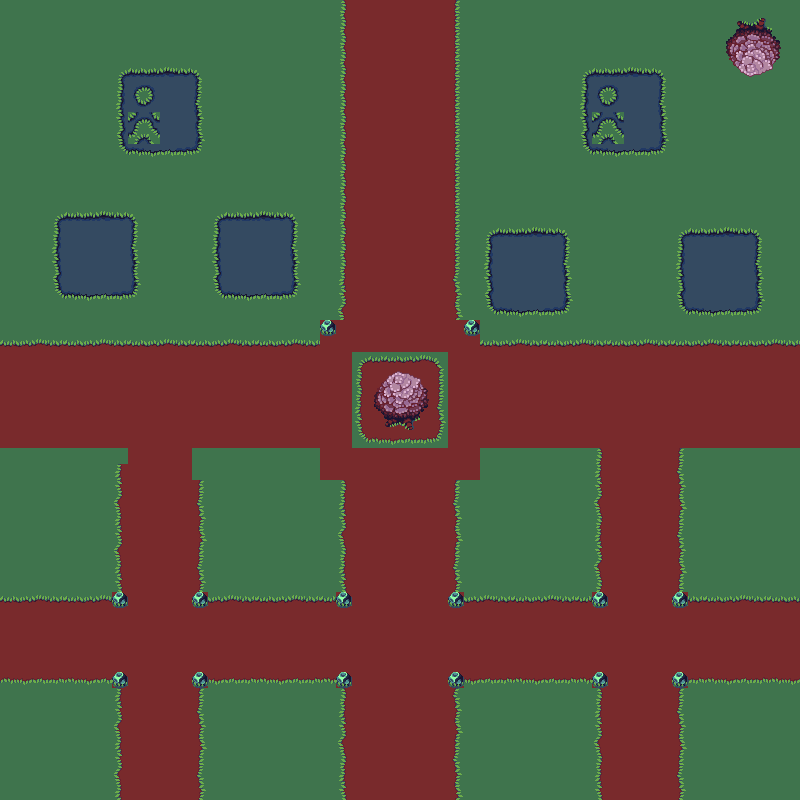

Rendered tile map (Tiled .tmx) drawn with the repository's tilesets; below, a short description and the map source with its tile grids summarised:
An orthogonal 50x50 tile map with 16x16 px tiles, 2 tile layers (base, collidable) and 5 objects (Tulsi, Aloe Vera, Gotu Kola, herb3, herb4).

<map version="1.10" tiledversion="1.11.0" orientation="orthogonal" renderorder="right-down" width="50" height="50" tilewidth="16" tileheight="16" infinite="0" nextlayerid="5" nextobjectid="12">
 <tileset firstgid="1" source="tileset1.tsx" />
 <layer id="1" name="base" width="50" height="50">
  <data>[2500 cells, 2500 non-empty, 19 distinct tile ids]</data>
 </layer>
 <layer id="2" name="collidable" width="50" height="50">
  <data>[2500 cells, 362 non-empty, 73 distinct tile ids]</data>
 </layer>
 <objectgroup id="4" name="bounds">
  <object id="3" name="Tulsi" x="351.948" y="351.948" width="94.371" height="96.5915">
   <properties>
    <property name="sName" value="Ocimum tenuiflorum" />
    <property name="uses" value="Herbal tea, herbal toiletry, against insects" />
   </properties>
  </object>
  <object id="4" name="Aloe Vera" x="683.913" y="682.802" width="116.576" height="117.686">
   <properties>
    <property name="sName" value="Ocimum tenuiflorum" />
    <property name="uses" value="healing and reducing wounds, digestive problems" />
   </properties>
  </object>
  <object id="8" name="Gotu Kola" x="456.312" y="679.472" width="145.442" height="118.796">
   <properties>
    <property name="sName" value="Centella asiatica" />
    <property name="uses" value="Sample" />
   </properties>
  </object>
  <object id="10" name="herb3" x="200.955" y="682.802" width="144.332" height="117.686">
   <properties>
    <property name="sName" value="herb3" />
    <property name="uses" value="sample use" />
   </properties>
  </object>
  <object id="11" name="herb4" x="4.44099" y="682.802" width="112.135" height="115.466">
   <properties>
    <property name="sName" value="herb4" />
    <property name="uses" value="sample use" />
   </properties>
  </object>
 </objectgroup>
</map>
